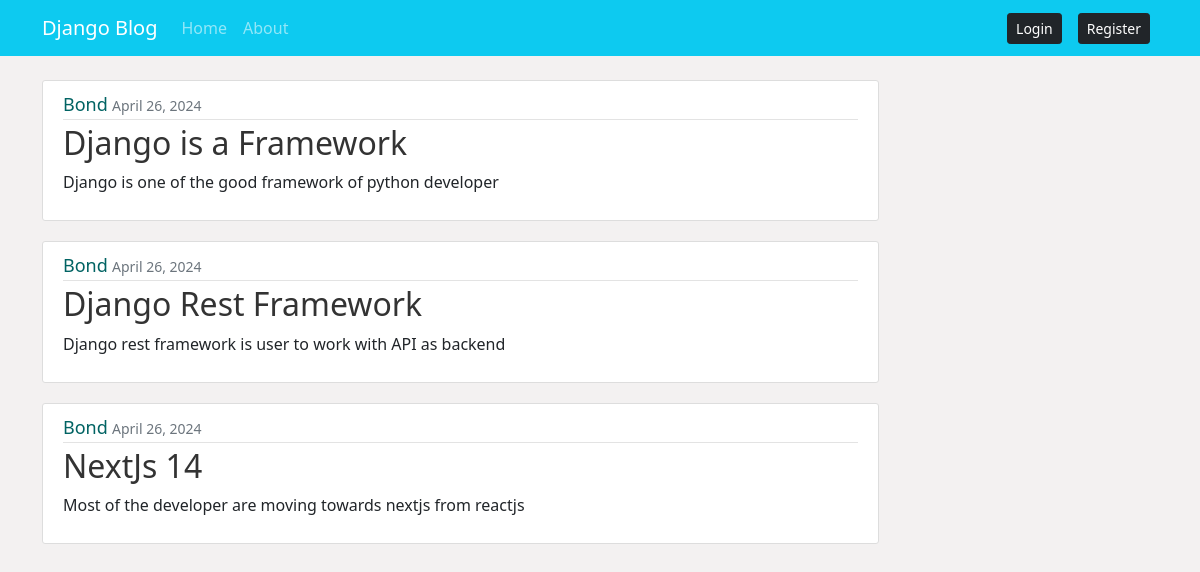
The page / on the database its author committed.
### blog/models.py (models this page shows)
class Post(models.Model):
    title = models.CharField(max_length=100)
    content = models.TextField()
    date_posted = models.DateTimeField(default=timezone.now)
    author = models.ForeignKey(User, on_delete=models.CASCADE)

### blog/views.py (the view)
# urls.py: path('',views.home,name='blog-home'),
def home(request):
    context={'posts': Post.objects.all()}
    return render(request, template_name='blog/home.html',context=context)

### blog/templates/blog/home.html
{% extends 'blog/base.html' %}
{% block contents %}
{% for post in posts %}
<article class="media content-section">
    <div class="media-body">
      <div class="article-metadata">
        <a class="article-author mr-2 text-capitalize" href="#">{{ post.author }}</a>
        <small class="text-muted">{{ post.date_posted|date:"F d, Y" }}</small>
      </div>
      <h2><a class="article-title" href="#">{{ post.title }}</a></h2>
      <p class="article-content">{{ post.content }}</p>
    </div>
  </article>
{% endfor %}
{% endblock contents %}

### blog/templates/blog/base.html (shortened to what this page needs)
{% load static %}
<!DOCTYPE html>
<html lang="en">
<head>
    <link href="https://cdn.jsdelivr.net/npm/bootstrap@5.0.2/dist/css/bootstrap.min.css" rel="stylesheet">
    <link rel="stylesheet" href="{% static 'css/blog/main.css' %}">
</head>
<body class="">
        <nav class="navbar navbar-expand-md navbar-dark bg-info">
            <div class="container">
              <a class="navbar-brand mr-4" href="{% url 'blog-home' %}">Django Blog</a>
              <div class="collapse navbar-collapse" id="navbarToggle">
                <div class="navbar-nav mr-auto">
                  <a class="nav-item nav-link" href="{% url 'blog-home' %}">Home</a>
                  <a class="nav-item nav-link" href="{% url 'blog-about' %}">About</a>
                </div>
                <div class="navbar-nav ms-auto">
                  {% if user.is_authenticated %}
                  <a href="{% url 'profile' %}" class="mx-2 btn btn-dark btn-sm">Profile</a>
                  <a href="{% url 'logout' %}" class="mx-2 btn btn-dark btn-sm">Logout</a>
                  {% else %}
                  <a href="{% url 'login' %}" class="mx-2 btn btn-dark btn-sm">Login</a>
                  <a href="{% url 'register' %}" class="mx-2 btn btn-dark btn-sm">Register</a>
                  {% endif %}
                </div>
              </div>
            </div>
          </nav>
          <div class="flex container mt-4">
            <div class="col-md-9">
              {% block contents %}
              {% endblock contents %}
            </div>
          </div>
</body>
</html>

### static/css/blog/main.css (style rules this page uses)
:root { --backgroundCyanFirst:rgb(7, 248, 248); --backgroundCyanSecond:rgb(4, 224, 224); --backgroundCyanThird:rgb(3, 165, 165); --backgroundCyanFourth:rgb(2, 128, 128); --backgroundCyanFifth:rgb(1, 99, 99); --backgroundWhiteLightest:rgb(255, 255, 255); --backgroundWhiteLighter:rgb(243, 241, 241); --backgroundWhiteLight:rgb(210, 212, 212); --textColorGreyDark:#333; --textColorGreyNormal:#444; }
body { background-color: var(--backgroundWhiteLighter); }
.content-section { background: #ffffff; padding: 10px 20px; border: 1px solid #dddddd; border-radius: 3px; margin-bottom: 20px; }
.article-author { text-decoration: none; color:var(--backgroundCyanFifth); font-size:large; border-bottom:transparent solid 2px; }
.article-title { color: var(--textColorGreyDark); text-decoration: none; }
.article-content { white-space: pre-line; }
.article-metadata { padding-bottom: 1px; margin-bottom: 4px; border-bottom: 1px solid #e3e3e3 }

### rows shown on the page
Post: author "Bond", date_posted "April 26, 2024", title "Django is a Framework", content "Django is one of the good framework of python developer"
Post: author "Bond", date_posted "April 26, 2024", title "Django Rest Framework", content "Django rest framework is user to work with API as backend"
Post: author "Bond", date_posted "April 26, 2024", title "NextJs 14", content "Most of the developer are moving towards nextjs from reactjs"
